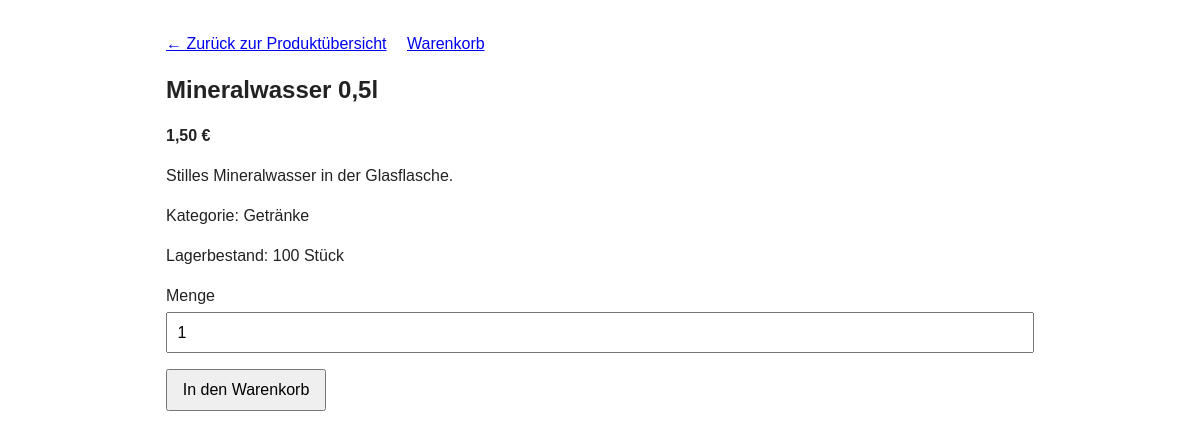
/produkt.php?id=1, run on the app's committed database.
### tables this page shows
CREATE TABLE produkt (
    produkt_id INT AUTO_INCREMENT PRIMARY KEY,  
    kategorie_id INT NOT NULL,  
    bezeichnung VARCHAR(150) NOT NULL,  
    beschreibung TEXT,  
    preis DECIMAL(10,2) NOT NULL,  
    bild_pfad VARCHAR(255),  
    lagerbestand INT NOT NULL DEFAULT 0,  
    aktiv TINYINT(1) NOT NULL DEFAULT 1,  
    erstellt_am DATETIME NOT NULL DEFAULT CURRENT_TIMESTAMP,  
    FOREIGN KEY (kategorie_id) REFERENCES kategorie(kategorie_id)  
);

CREATE TABLE kategorie (
    kategorie_id INT AUTO_INCREMENT PRIMARY KEY,  
    bezeichnung VARCHAR(100) NOT NULL  
);

### public/produkt.php (called while the page is built, shortened)
<?php
require_once __DIR__ . '/../src/Repository/ProduktRepository.php';
require_once __DIR__ . '/../src/Repository/KategorieRepository.php';
$produktId = (int) ($_GET['id'] ?? 0);
$produktRepo = new ProduktRepository();
$produkt = $produktRepo->findById($produktId);
$kategorie = null;
if ($produkt !== null) {
    $kategorieRepo = new KategorieRepository();
    $kategorie = $kategorieRepo->findById($produkt->kategorieId);
}
require __DIR__ . '/../templates/produktdetail.php';

### src/Repository/ProduktRepository.php (called while the page is built, shortened)
<?php
require_once __DIR__ . '/../Model/Produkt.php';
class ProduktRepository
{
    public function findById(int $produktId): ?Produkt
    {
        $db = Database::getConnection();
        $stmt = $db->prepare('SELECT * FROM produkt WHERE produkt_id = :id');
        $stmt->execute(['id' => $produktId]);
        $zeile = $stmt->fetch();
        return $zeile ? $this->hydrate($zeile) : null;
    }
    private function hydrate(array $zeile): Produkt
    {
        return new Produkt(
            produktId: (int) $zeile['produkt_id'],
            kategorieId: (int) $zeile['kategorie_id'],
            bezeichnung: $zeile['bezeichnung'],
            beschreibung: $zeile['beschreibung'],
            preis: (float) $zeile['preis'],
            bildPfad: $zeile['bild_pfad'],
            lagerbestand: (int) $zeile['lagerbestand'],
            aktiv: (bool) $zeile['aktiv']
        );
    }
}

### src/Repository/KategorieRepository.php (called while the page is built, shortened)
<?php
class KategorieRepository
{
    public function findById(int $kategorieId): ?Kategorie
    {
        $db = Database::getConnection();
        $stmt = $db->prepare('SELECT * FROM kategorie WHERE kategorie_id = :id');
        $stmt->execute(['id' => $kategorieId]);
        $zeile = $stmt->fetch();
        return new Kategorie(
            kategorieId: (int) $zeile['kategorie_id'],
            bezeichnung: $zeile['bezeichnung']
        );
    }
}

### templates/produktdetail.php (the view, shortened to what this page needs)
<!DOCTYPE html>
<html lang="de">
<head>
    <link rel="stylesheet" href="assets/css/style.css">
</head>
<body>
    <div class="container">
        <p class="nav-links"><a href="index.php">&larr; Zurück zur Produktübersicht</a> <a href="warenkorb.php">Warenkorb</a></p>
        <?php if (!$produkt):  ?>
            <p>Produkt wurde nicht gefunden.</p>
        <?php else:  ?>
            <h1><?= htmlspecialchars($produkt->bezeichnung)  ?></h1>
            <p><strong><?= number_format($produkt->preis, 2, ',', '.')  ?> €</strong></p>
            <p><?= nl2br(htmlspecialchars($produkt->beschreibung ?? ''))  ?></p>
            <p>Kategorie: <?= htmlspecialchars($kategorie->bezeichnung ?? 'unbekannt')  ?></p>
            <p>Lagerbestand: <?= (int) $produkt->lagerbestand  ?> Stück</p>
            <form action="warenkorb.php" method="post">
                <label>Menge <input type="number" name="menge" min="1" value="1"></label>
                <button type="submit">In den Warenkorb</button>
            </form>
        <?php endif; ?>
    </div>
</body>
</html>

### public/assets/css/style.css (style rules this page uses)
* { box-sizing: border-box; }
body { font-family: sans-serif; margin: 0; line-height: 1.5; color: #222; }
.container { max-width: 900px; margin: 0 auto; padding: 1rem; }
.nav-links { margin-bottom: 1rem; }
.nav-links a { margin-right: 1rem; }
h1 { font-size: 1.5rem; }
label { display: block; margin-top: 0.5rem; }
input, button { width: 100%; padding: 0.6rem; margin-top: 0.25rem; font-size: 1rem; }
button { margin-top: 1rem; cursor: pointer; }
@media (min-width: 600px) { button { width: auto; min-width: 160px; } }

### data on the page
produkt: bezeichnung "Mineralwasser 0,5l", preis "1,50", beschreibung "Stilles Mineralwasser in der Glasflasche.", lagerbestand "100"
kategorie: bezeichnung "Getränke"
